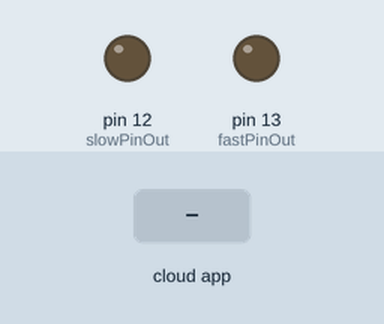
Simulated run of this sketch. Board: Arduino Uno, built with avr-gcc and run on an emulated ATmega328P. Shown: output pins drawn as LEDs (lit = HIGH). Inputs (shaded band) come from the test bench. The ROS host is connected and sends only what is stated.

Above: at 1.2 s.
1.3 s: the phone or cloud app sets fast to 1
At 2.2 s:
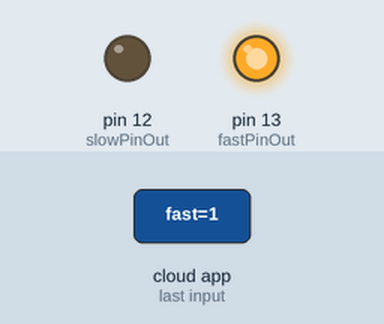
2.8 s: the phone or cloud app sets slow to 1
At 3.4 s:
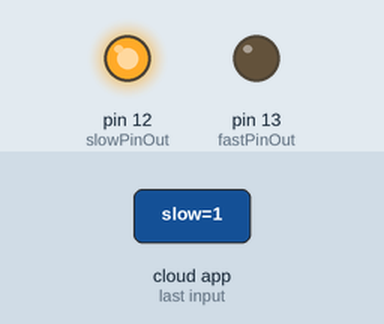
4.3 s: the phone or cloud app sets slow to 0
At 5.7 s:
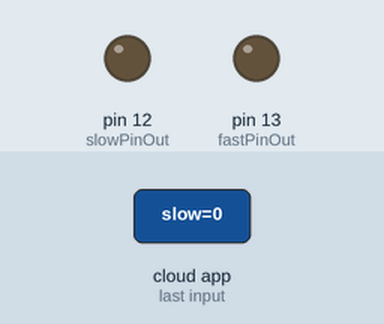
Timing chart, 0 to 7.3 s (numbered marks = the images above; inputs shaded):
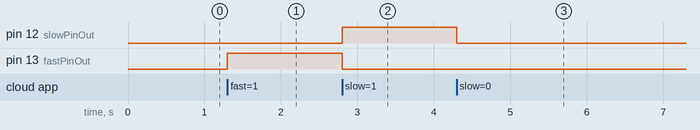

Measured:
- after the input at 1.3 s, pin 13 (fastPinOut): LOW → HIGH at once
- after the input at 2.8 s, pin 12 (slowPinOut): LOW → HIGH at once; pin 13 (fastPinOut): HIGH → LOW at once
- after the input at 4.3 s, pin 12 (slowPinOut): HIGH → LOW at once

The sketch:

Control3doodler.ino
```cpp
#include <ros.h>
#include <std_msgs/Bool.h>
#include <std_msgs/Empty.h>
#include <std_msgs/String.h>

ros::NodeHandle  nh;

int fastPinOut = 13;
int slowPinOut = 12;
int fastPinIn = 11;
int slowPinIn = 10;

bool off = false;
bool on = true;

char fast[5] = "fast";
char slow[5] = "slow";
char neither[4] = "off";

void fast_cb( const std_msgs::Bool& cmd_msg){
  if (cmd_msg.data == off)
  {
    digitalWrite(fastPinOut, LOW);  //pin is low, gate is closed, fast is on
  }
  else if (cmd_msg.data == on)
  {
    digitalWrite(slowPinOut, LOW);  //double check that slow is off
    digitalWrite(fastPinOut, HIGH);  //pin is high, gate is open, fast is on
  }
}

void slow_cb( const std_msgs::Bool& cmd_msg){
  if (cmd_msg.data == off)
  {
    digitalWrite(slowPinOut, LOW);  //pin is low, gate is closed, slow is on
  }
  else if (cmd_msg.data == on)
  {
    digitalWrite(fastPinOut, LOW);  //double check that fast is off
    digitalWrite(slowPinOut, HIGH);  //pin is high, gate is open, slow is on
  }
}

void status_cb( const std_msgs::Empty& empty_msg){
std_msgs::String str_msg;
ros::Publisher status("status", &str_msg);

  if (slowPinIn == HIGH)
  {
    str_msg.data = slow;
  }
  else if (fastPinIn == HIGH)
  {
    str_msg.data = fast;
  }
  else
  {
    str_msg.data = neither;
  }

  status.publish( &str_msg );
}

ros::Subscriber<std_msgs::Bool> fastSub("fast", fast_cb);
ros::Subscriber<std_msgs::Bool> slowSub("slow", slow_cb);
ros::Subscriber<std_msgs::Empty> statusSub("checkStatus", &status_cb );

void setup(){
  pinMode(fastPinOut, OUTPUT);
  pinMode(slowPinOut, OUTPUT);

  nh.initNode();
  nh.subscribe(fastSub);
  nh.subscribe(slowSub);
  nh.subscribe(statusSub);

}

void loop(){
  nh.spinOnce();
  delay(1);
}
```
